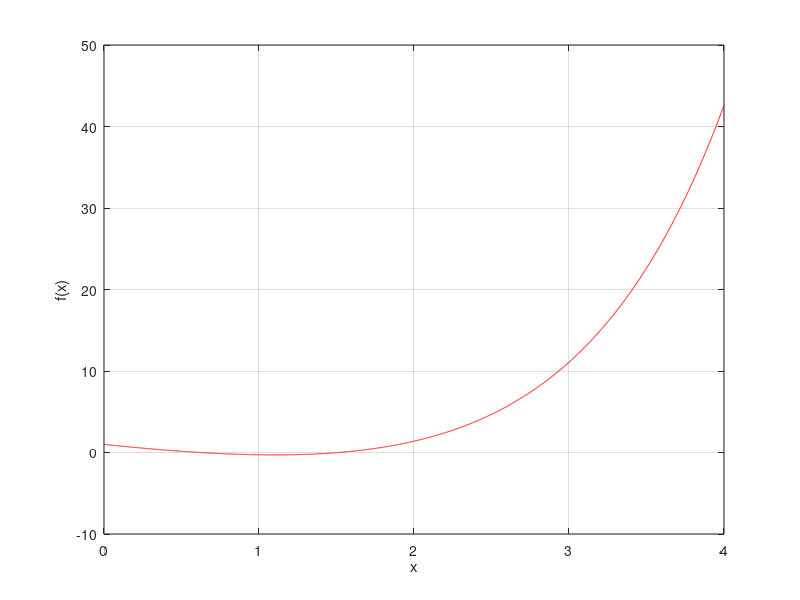

MATLAB code to generate this figure: (Note: this script raises an error after producing the figure.)
%EJERCICIO 1 PRACTICA 4
clear, clc, close all
x=0:.001:4;
f=@(x)exp(x)-3*x;
fprintf('busco las raices de la funcion f(x)=0 graficamente\n')
plot(x,f(x),'r'),grid on, hold on
xlabel('x');
ylabel('f(x)');
%puedo ver que hay raices en x=0.5 y x=1.5
df= @(x) exp(x)-3;
x1=NewtonRaphson(f,df,0.5,1e-5,30);
x2=NewtonRaphson(f,df,1.5,1e-5,30);
plot (x1, f(x1), 'k*');
plot (x2, f(x2), 'k*');
fprintf('las raices segun Newton Raphson son:\n x1=%12.9e \n x2=%12.9e\n',x1,x2);
fprintf('al ser la derivada de la funcion distinta de cero puedo garantizar la convergencia del metodo de forma local\n');
fprintf('como f no es creciente en todo su dominio no puedo garantizar la convergencia del metodo de forma global\n');